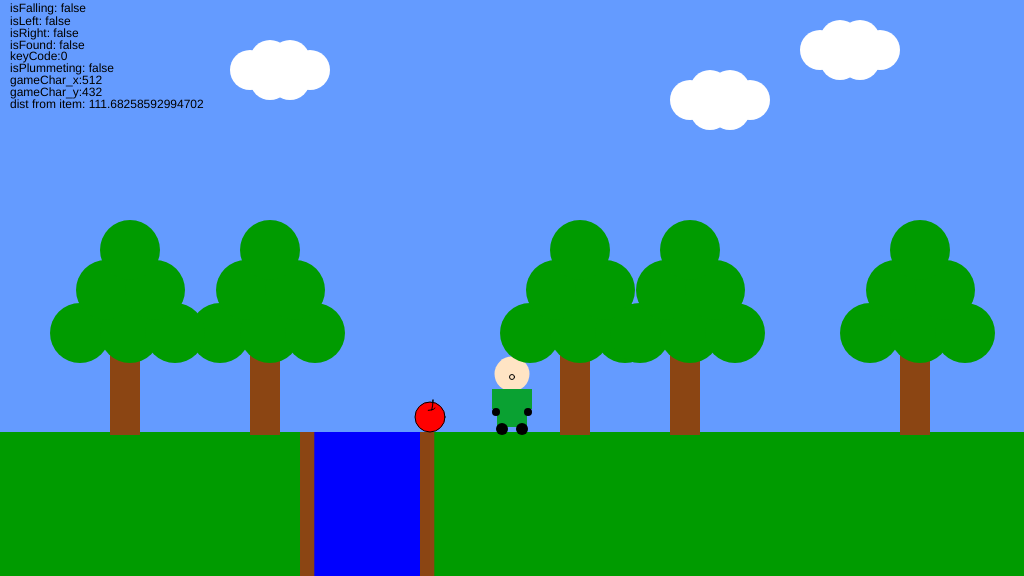
Frame 1 (no input)
Frame 60 (no input): identical to frame 1, image omitted
Frame 120 (the mouse pressed at the canvas centre since frame 60): identical to frame 1, image omitted

The p5.js sketch that drew this single still picture (run headless with seeded random() and noise() and a simulated clock; from frame 60 on, the mouse is pressed at the canvas centre):

// p5.js sketch
// ── sketch.js
/*

The Game Project

Week 10

Midterm Assignment

*/

var gameChar_x;
var gameChar_y;
var floorPos_y;
var isLeft = false;
var isRight = false;
var isFalling = false;
var isPlummeting = false;
var isFound = false;
var log = false;
var button;
var canyon;
var trees_x = []; //Declare a variable called trees_x
var clouds = [];

function setup() {
  createCanvas(1024, 576);
  floorPos_y = (height * 3) / 4;
  gameChar_x = width / 2;
  gameChar_y = floorPos_y;
  canyon = { x_pos: 0, width: 100 };
  trees_x = [250, 560,670, 900, 110]; //initialise with an array of numbers, which a tree will be drawn on the canvas.
  clouds = [
    { x_pos: 690, y_pos: 100, width: 40, height:40 },
    { x_pos: 250, y_pos:70, width:40, height: 40 },
    { x_pos: 820, y_pos:50, width: 40, height: 40 },
  ];
}

function draw() {
  ///////////DRAWING CODE//////////

  background(100, 155, 255); //fill the sky blue

  noStroke();
  fill(0, 155, 0);
  rect(0, floorPos_y, width, height - floorPos_y); //draw some green ground
  fill("black");

  //Create Log data and button for debugging pupose
  button = createButton("Log");
  button.position(0, 576);
  button.mousePressed(flip);
  function flip() {
    log = !log;
  }

  if (log) {
    text("isFalling: " + isFalling, 10, 12);
    text("isLeft: " + isLeft, 10, 25);
    text("isRight: " + isRight, 10, 37);
    text("isFound: " + isFound, 10, 49);
    text("keyCode:" + keyCode, 10, 60);
    text("isPlummeting: " + isPlummeting, 10, 72);
    text("gameChar_x:" + gameChar_x, 10, 84);
    text("gameChar_y:" + gameChar_y, 10, 96);
    text("dist from item: " + dist(405, 400, gameChar_x, gameChar_y), 10, 108);
  }

  //Draw the canyon

  //fill sky blue
  fill(0, 0, 255);
  rect(canyon.x_pos + 310, 432, canyon.width + 10, 144);
  fill(139, 69, 19);
  rect(canyon.x_pos + 300, 432, canyon.width / 7, 144);
  rect(canyon.x_pos + 420, 432, canyon.width / 7, 144);
  //Canyon End

  //the game character
  if (isLeft && isFalling) {
    // add your jumping-left code
  } else if (isRight && isFalling) {
    // add your jumping-right code
  } else if (isLeft) {
    // add your walking left code

    fill("#FFE4C4");
    ellipse(gameChar_x, gameChar_y - 58, 35, 35);
    ellipse(gameChar_x - 18, gameChar_y - 57, 9, 9);

    fill("#0aa132");
    rect(gameChar_x - 10, gameChar_y - 43, 20, 38);

    fill("black");
    ellipse(gameChar_x - 8, gameChar_y - 2, 12, 12);
    ellipse(gameChar_x + 10, gameChar_y - 2, 12, 12);
  } else if (isRight) {
    // add your walking right code

    fill("#FFE4C4");
    ellipse(gameChar_x, gameChar_y - 58, 35, 35);
    ellipse(gameChar_x + 18, gameChar_y - 57, 9, 9);

    fill("#0aa132");
    rect(gameChar_x - 10, gameChar_y - 43, 20, 38);

    fill("black");
    ellipse(gameChar_x - 8, gameChar_y - 2, 12, 12);
    ellipse(gameChar_x + 10, gameChar_y - 2, 12, 12);
  } else if (isFalling || isPlummeting) {
    // add your jumping facing forwards code

    fill("#FFE4C4");
    ellipse(gameChar_x, gameChar_y - 58, 35, 35);

    fill("#FFE4C4");
    stroke("black"); // Add stroke to make the nose more obvious
    ellipse(gameChar_x, gameChar_y - 55, 5, 5);

    noStroke();
    fill("#0aa132");
    rect(gameChar_x - 15, gameChar_y - 43, 30, 30);
    rect(gameChar_x - 20, gameChar_y - 43, 5, 20);
    rect(gameChar_x + 15, gameChar_y - 43, 5, 20);

    fill("black");
    ellipse(gameChar_x - 10, gameChar_y - 10, 12, 12);
    ellipse(gameChar_x + 10, gameChar_y - 10, 12, 12);
    ellipse(gameChar_x - 16, gameChar_y - 20, 8, 8);
    ellipse(gameChar_x + 16, gameChar_y - 20, 8, 8);
  } else {
    // add your standing front facing code

    fill("#FFE4C4");
    ellipse(gameChar_x, gameChar_y - 58, 35, 35);

    fill("#FFE4C4");
    stroke("black"); // Add stroke to make the nose more obvious
    ellipse(gameChar_x, gameChar_y - 55, 5, 5);

    noStroke();
    fill("#0aa132");
    rect(gameChar_x - 15, gameChar_y - 43, 30, 38);
    rect(gameChar_x - 20, gameChar_y - 43, 5, 20);
    rect(gameChar_x + 15, gameChar_y - 43, 5, 20);

    fill("black");
    ellipse(gameChar_x - 10, gameChar_y - 3, 12, 12);
    ellipse(gameChar_x + 10, gameChar_y - 3, 12, 12);
    ellipse(gameChar_x - 16, gameChar_y - 20, 8, 8);
    ellipse(gameChar_x + 16, gameChar_y - 20, 8, 8);
  }

  //collectable

  if (isFound == false) {
    fill(255, 0, 0);
    ellipse(430, 417, 30, 30);
    fill(255, 255, 0, 0);
    stroke(0);
    arc(418, 400, 30, 50, 0, PI / 5.0); // lower quarter circle
    arc(425, 408, 23, 30, 0, PI / 5.0); // lower quarter circle
    fill(255, 0, 0);
    ellipse(430, 417, 30, 30);
    fill(255, 255, 0, 0);
    stroke(0);
    arc(418, 400, 30, 50, 0, PI / 5.0); // lower quarter circle
    arc(425, 408, 20, 5, 0, PI / 5.0); // lower quarter circle
  }

  //Trees
  //For looping the trees_x
  for (var i = 0; i < trees_x.length; i++) {
    var treePos_y = height / 1.72;
    // fill brown
    noStroke();
    fill(139, 69, 19);
    rect(trees_x[i], treePos_y, 30, 100);
    // fill green
    fill(0, 155, 0);
    ellipse(trees_x[i] - 30, 333, 60, 60);
    ellipse(trees_x[i] + 20, 333, 60, 60);
    ellipse(trees_x[i] + 65, 333, 60, 60);
    ellipse(trees_x[i] - 4, 290, 60, 60);
    ellipse(trees_x[i] + 45, 290, 60, 60);
    ellipse(trees_x[i] + 20, 250, 60, 60);
    //Tree ends
  }

  //Clouds with for loop
  for(i=0;i<clouds.length;i++){
    noStroke();
	fill(255);
    ellipse(clouds[i].x_pos,clouds[i].y_pos,clouds[i].width,clouds[i].height);
    ellipse(clouds[i].x_pos + 20, clouds[i].y_pos - 10, clouds[i].width , clouds[i].height);
    ellipse(clouds[i].x_pos + 20, clouds[i].y_pos + 10, clouds[i].width , clouds[i].height);
    ellipse(clouds[i].x_pos + 40, clouds[i].y_pos - 10, clouds[i].width , clouds[i].height);
    ellipse(clouds[i].x_pos + 40, clouds[i].y_pos + 10, clouds[i].width , clouds[i].height);
    ellipse(clouds[i].x_pos + 60, clouds[i].y_pos, clouds[i].width , clouds[i].height);
  
  }

  ///////////INTERACTION CODE//////////
  //Put conditional statements to move the game character below here

  if (isLeft) {
    gameChar_x -= 1;
  } else if (isRight) {
    gameChar_x += 1;
  } else if (gameChar_y < floorPos_y) {
    gameChar_y += 1.5;
    isFalling = true;
  } else if (isPlummeting) {
    gameChar_y += 2;
  } else {
    isFalling = false;
  }

  //Setting collectable as true (invisible) using distance function.
  if (dist(405, 432, gameChar_x, gameChar_y) < 35) {
    isFound = true;
  }
  if (dist(365, 432, gameChar_x, gameChar_y) < 38) {
    isLeft = false;
    isRight = false;
    isPlummeting = true;
  }
}

function keyPressed() {
  // if statements to control the animation of the character when
  // keys are pressed.

  //open up the console to see how these work
  console.log("keyPressed: " + key);
  console.log("keyPressed: " + keyCode);
  // console.log(isFalling);

  if (isFalling || isPlummeting) {
    isLeft = false;
    isRight = false;
  } else if (keyCode == 65) {
    console.log("Left Arrow");
    isLeft = true;
  } else if (keyCode == 68) {
    console.log("Right Arrow");
    isRight = true;
  } else if (keyCode == 87) {
    console.log("Jumping");
    gameChar_y -= 100;
  }

  //Conditional statment for the character to get item
}

function keyReleased() {
  // if statements to control the animation of the character when
  // keys are released.

  console.log("keyReleased: " + key);
  console.log("keyReleased: " + keyCode);
  console.log(isFalling);

  if (keyCode == 65) {
    console.log("Released Left Arrow");
    isLeft = false;
  } else if (keyCode == 68) {
    console.log("Release Right Arrow");
    isRight = false;
  } else if (keyCode == 87) {
    console.log("Released Jump Arrow");
  }
}
